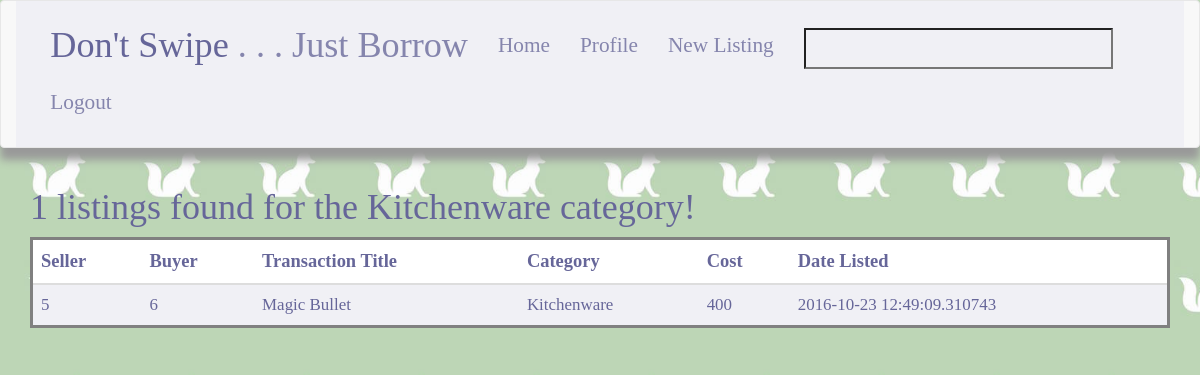
The app's page /categories/Kitchenware with its own data.
### app/model.py (models this page shows, shortened)
class Listing(db.Model):
    __tablename__ = 'listing'
    __searchable__ = ['title']
    id = db.Column(db.Integer, primary_key=True)
    seller_id = db.Column(db.Integer)
    buyer_id = db.Column(db.Integer)
    title = db.Column(db.String(255), unique=True, nullable=False)
    category = db.Column(db.String(80), nullable=False)
    cost = db.Column(db.Integer, nullable=True)
    location = db.Column(db.Integer)
    date_listed = db.Column(db.DateTime, default=datetime.datetime.utcnow)

### app/views.py (the view)
@app.route('/categories/<category_name>', defaults={'page': 1})
@app.route('/categories/<category_name>/<int:page>')
def category(category_name, page):
    allListings = model.Listing.query.filter_by(category = category_name).all()
    count = len(allListings)
    listings = get_listings_for_page(page, PER_PAGE, count, allListings)
    if len(listings) < 1 and page != 1:
        abort(404)
    pagination = Pagination(page, PER_PAGE, count)
    return render_template('category.html',
                           pagination=pagination,
                           listings=listings,
                           category_name = category_name,
                           numOfListings = count)

### app/forms.py
class SearchForm(Form):
    search = StringField('search', validators=[DataRequired()])

### app/pagination.py (called while the page is built)
def get_listings_for_page(page, PER_PAGE, count, allListings):
    itemsShown = (page - 1) * PER_PAGE
    leftToShow = count - itemsShown
    newListings = []
    if itemsShown < count:
        initialIndex = itemsShown
        if leftToShow >= PER_PAGE:
            finalIndex = itemsShown + NUM_PAGE - 1
            newListings = allListings[initialIndex : finalIndex]
        else:
            newListings = allListings[initialIndex : ]
    return newListings

### app/views.py (called while the page is built)
@app.before_request
def before_request():
    g.user = current_user
    g.search_form = SearchForm()

### app/templates/category.html (shortened to what this page needs)
{% extends "base.html" %}
{% block content %}
<div class="container">
     <h1 style="color: #666699;">{{ numOfListings }} listings found for the  {{ category_name }} category!</h1>
    <table class="table table-hover">
        <thead>
            <tr>
                <th> Seller </th>
                <th> Buyer </th>
                <th> Transaction Title </th>
                <th> Category </th>
                <th> Cost </th>
                <th> Date Listed </th>
            </tr>
        </thead>
        <tbody>
            {% for listing in listings %}
            <tr>
                <td> {{ listing.seller_id }}</td>
                <td> {{ listing.buyer_id }} </td>
                <td> {{ listing.title }} </td>
                <td> {{ listing.category }} </td>
                <td> {{ listing.cost }} </td>
                <td> {{ listing.date_listed }} </td>
            </tr>
            {% endfor %}
        </tbody>
    </table>
</div>
{% endblock %}

### app/static/css/styles.css (style rules this page uses)
body { font-family: Volkorn; background-color: white; background-image: url('../img/foxtile.jpg'); background-repeat: repeat; background-size: 115px; }
.container-fluid * { background-color: #f0f0f5; color: gray; font-size: 1.15em; }
th { color: #666699; background-color: white; font-size: 1.2em; }
table { border-style: solid; border-radius: 2px; }
tr, td { background-color: #f0f0f5; color: #666699; font-size: 1.1em; }

### records on screen
Listing: category "Kitchenware", seller_id "5", buyer_id "6", title "Magic Bullet", cost "400", date_listed "2016-10-23 12:49:09.310743"

### other values on screen
{{ numOfListings }} "1"
